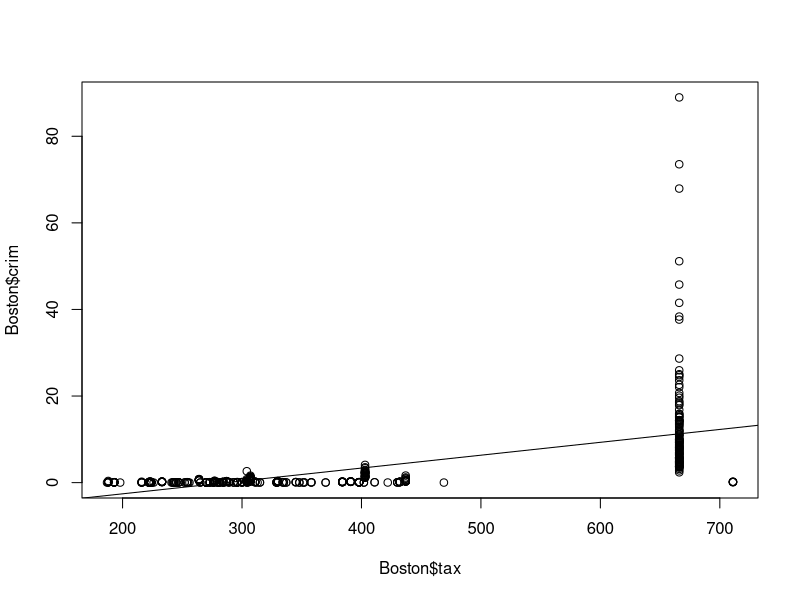
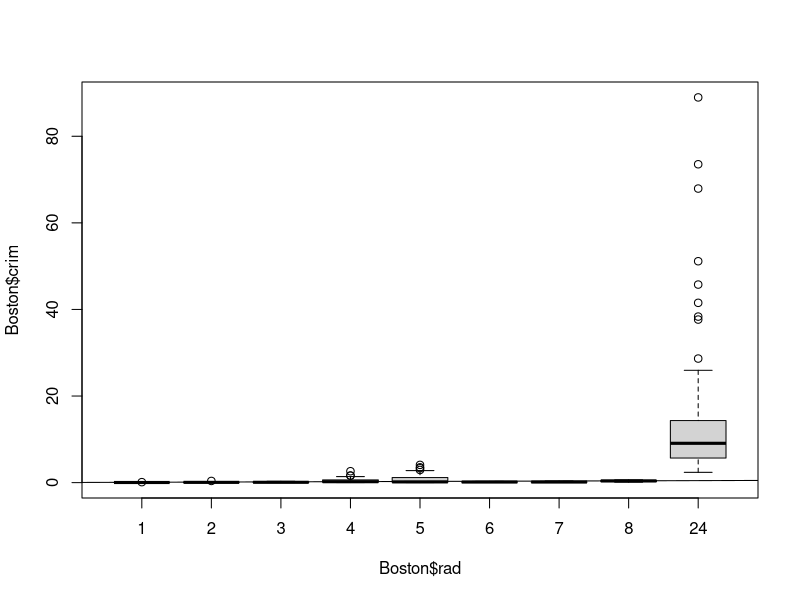
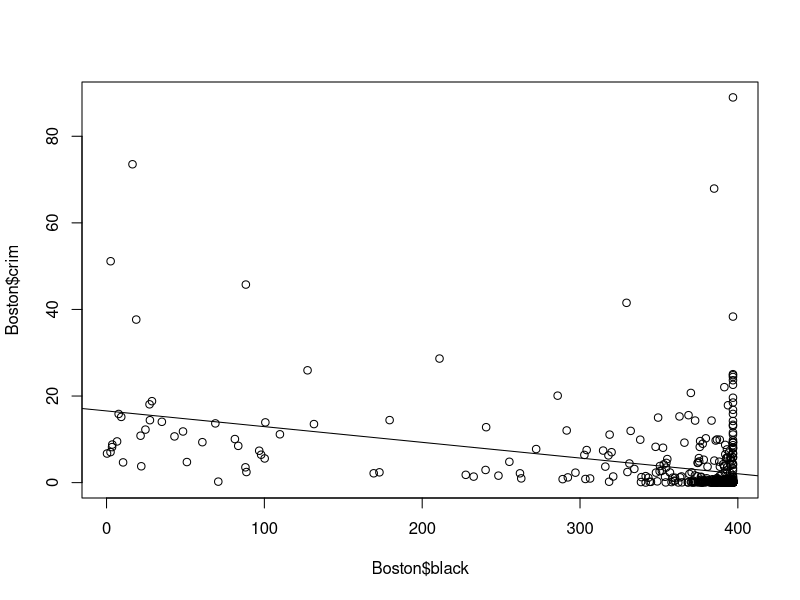
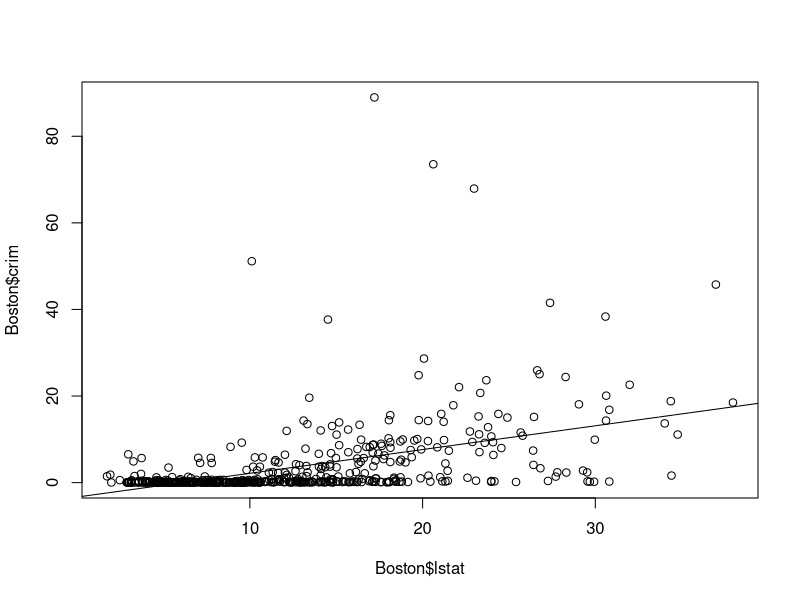
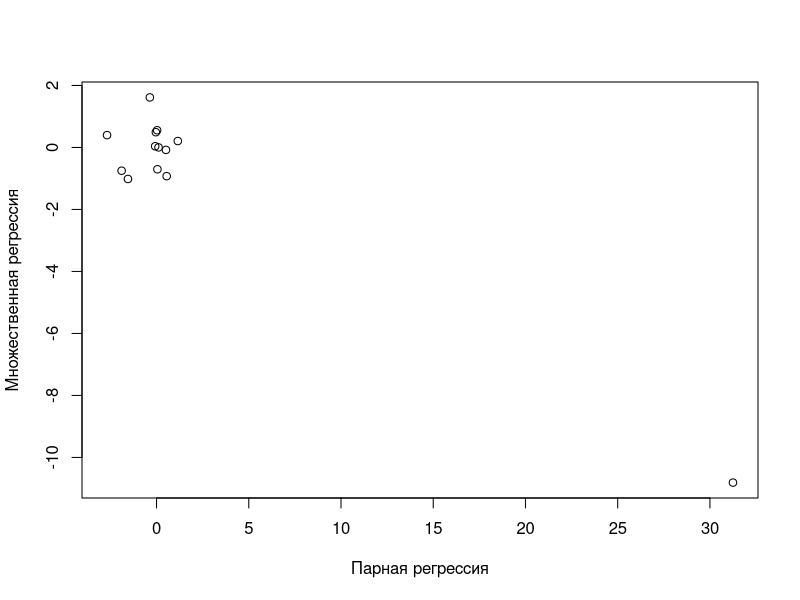

Write R code to recreate these figures, in order.
library(MASS)
?Boston

Boston$chas <- as.factor(Boston$chas)
Boston$rad <- as.factor(Boston$rad)

fit.zn <- lm(crim ~ zn, Boston)
summary(fit.zn)

fit.indus <- lm(crim ~ indus, Boston)
summary(fit.indus)

fit.chas <- lm(crim ~ chas, Boston)
summary(fit.chas)

fit.nox <- lm(crim ~ nox, Boston)
summary(fit.nox)

fit.rm <- lm(crim ~ rm, Boston)
summary(fit.rm)

fit.age <- lm(crim ~ age, Boston)
summary(fit.age)

fit.dis <- lm(crim ~ dis, Boston)
summary(fit.dis)

fit.rad <- lm(crim ~ rad, Boston)
summary(fit.rad)

fit.tax <- lm(crim ~ tax, Boston)
summary(fit.tax)

fit.ptratio <- lm(crim ~ ptratio, Boston)
summary(fit.ptratio)

fit.black <- lm(crim ~ black, Boston)
summary(fit.black)

fit.lstat <- lm(crim ~ lstat, Boston)
summary(fit.lstat)

fit.medv <- lm(crim ~ medv, Boston)
summary(fit.medv)

plot(Boston$crim ~ Boston$tax)
abline(fit.tax)

plot(Boston$crim ~ Boston$rad)
abline(fit.rad)

plot(Boston$crim ~ Boston$black)
abline(fit.black)

plot(Boston$crim ~ Boston$lstat)
abline(fit.lstat)


fit <- lm(crim ~ ., Boston)
summary(fit)

x <- fit.zn$coefficients[2]
x <- c(x, fit.indus$coefficients[2])
x <- c(x, fit.chas$coefficients[2])
x <- c(x, fit.nox$coefficients[2])
x <- c(x, fit.rm$coefficients[2])
x <- c(x, fit.age$coefficients[2])
x <- c(x, fit.dis$coefficients[2])
x <- c(x, fit.rad$coefficients[2])
x <- c(x, fit.tax$coefficients[2])
x <- c(x, fit.ptratio$coefficients[2])
x <- c(x, fit.black$coefficients[2])
x <- c(x, fit.lstat$coefficients[2])
x <- c(x, fit.medv$coefficients[2])

x

plot(x, fit$coefficients[2:14], xlab = "Парная регрессия", ylab = "Множественная регрессия")
identify(x, fit$coefficients[2:14])

rm.sq <- Boston$rm * Boston$rm
rm.qub <- rm.sq * Boston$rm

fit.rm.sq <- lm(crim ~ rm + rm.sq + rm.qub, Boston)
summary(fit.rm.sq)


fits <- lapply(1:ncol(Boston), function(x) {
  if (!is.factor(Boston[, x])) {
    formula <- poly(Boston[, x], 3)
  } else {
    formula <- Boston[, x]
  }
  
  lm(crim ~ formula, Boston)
})

names(fits) <- colnames(Boston)

lapply(fits, summary)


